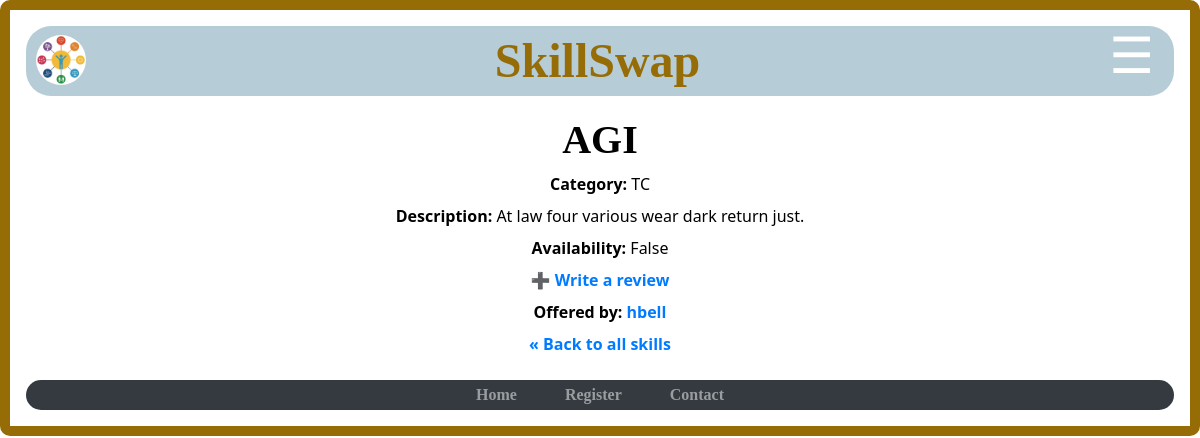
The page /browse/user/hbell/AGI/ on the database its author committed.
### skills/models.py (models this page shows, shortened)
class AddSkills(models.Model):
    user = models.ForeignKey(User, on_delete=models.CASCADE, related_name='userOffer')
    created = models.DateTimeField(auto_now_add=True)
    title = models.CharField(max_length=100)
    category = models.CharField(max_length=2, choices=CATEGORIES, default='OT')
    availability = models.BooleanField()
    location = models.CharField(max_length=100)
    description = models.TextField(max_length=200) # very big, please make it look better
    average_rating = models.FloatField(default=0.0)
    slug = models.SlugField(blank=True)

### browse/views.py (the view)
# urls.py: path('user/<str:username>/', skill_view, name='skills_by_user'),
def skill_view(request, username=None, skill_name=None):
    user = get_object_or_404(User, username=username)
    skills_qs = AddSkills.objects.filter(user=user)
    if skill_name:
        skill = get_object_or_404(skills_qs, title=skill_name)
        return render(request, 'browse/skill_detail.html', {
            'user': user,
            'skill': skill,
        })
    else:
        return render(request, 'browse/skills_by_user.html',{
            'user': user,
            'skills': skills_qs,
        })

### templates/browse/skill_detail.html (shortened to what this page needs)
{% extends 'base.html' %}
{% block body-block %}
<h1>{{ skill.title }}</h1>
<p><strong>Category:</strong> {{ skill.category }}</p>
<p><strong>Description:</strong> {{ skill.description }}</p>
<p><strong>Availability:</strong> {{ skill.availability }}</p>
<p><strong><a class="add-review-btn" href="{% url 'reviewsapp:add_review' user.username skill.pk skill.title|urlencode  %}">➕ Write a review</a>
<br>
<p>Offered by: <a href={% url 'browse:skills_by_user' username=user.username %}>{{ user.username }}</a></p>
<p><a href="{% url 'browse:browse' %}">« Back to all skills</a></p>
{% endblock %}

### static/index.css (style rules this page uses)
*, *::before, *::after { box-sizing: border-box; margin: 0; padding: 0; }
:root { --brand-gold: rgb(149, 108, 5); --brand-light: rgb(185, 239, 248); --brand-dark: rgb(38, 23, 48); --font-base: 'Segoe UI', Tahoma, Geneva, Verdana, sans-serif; --font-heading: 'Segoe UI', Tahoma, Geneva, Verdana, sans-serif; --transition-speed: 0.2s; }
html { font-size: 16px; }
body { font-family: var(--font-base); color: #000; text-align: center; padding: 1rem; border: 0.625rem solid var(--brand-gold); border-radius: 10px; }
h1, h2, h3, h6 { font-family: var(--font-heading); font-weight: bold; margin: 0.5rem 0; }
p { margin: 0.5rem 0; }
p { font-family: 'Segoe UI', Tahoma, 'Geneva', Verdana, sans-serif; color: #000; }
h1, h2,h3, h6 { font-family:fantasy; font-weight: bold; }

### rows shown on the page
AddSkills: title "AGI", category "TC", description "At law four various wear dark return just.", availability "False"

### other values the page prints
{{ user.username }} "hbell"
